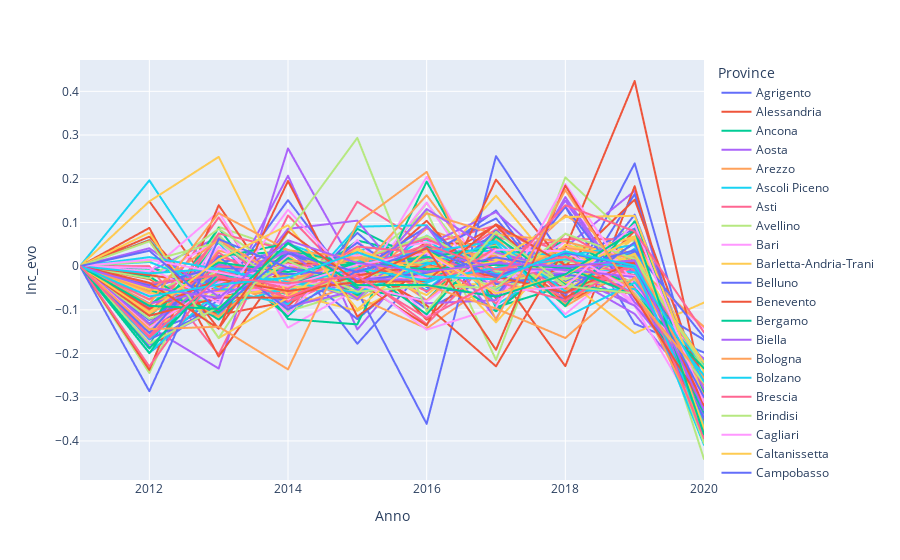

The notebook cell saved with this chart:
### Code cell
# Let's display evolution of incidents across ten years for each province
fig = px.line(ISTAT_car_acc, x="Anno", y="Inc_evo", color='Province')
fig.show()
# We can see very different trends across provinces
